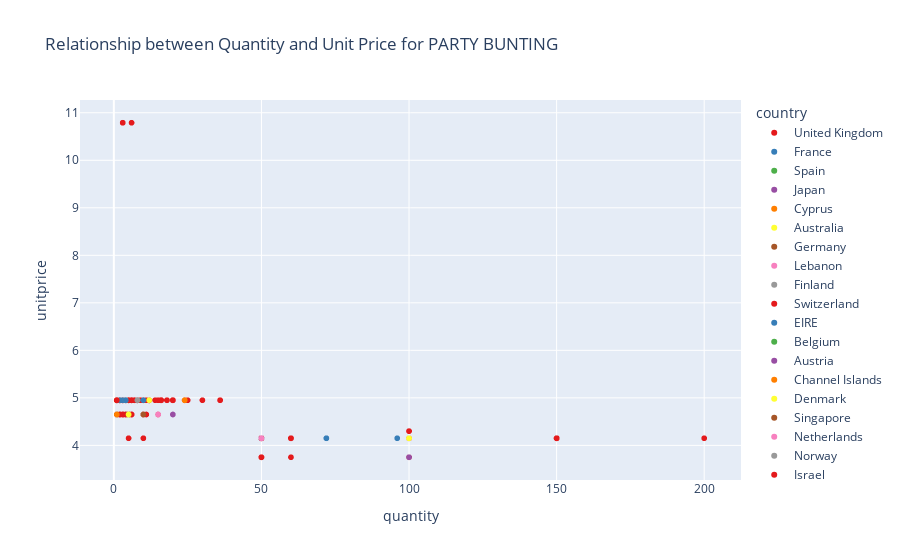

Notebook cell for this chart:
### Markdown cell above
## 3. Create an interactive scatter plot showing the relationship between average quantity (x-axis) and average unit price (y-axis) for the product PARTY BUNTING with the plot points color-coded by country (categories).

### Code cell
product_name = 'PARTY BUNTING'
df_filtered = df[df['description'] == product_name]

fig = px.scatter(df_filtered, x='quantity', y='unitprice', color='country',title=f'Relationship between Quantity and Unit Price for {product_name}',labels={'Quantity': 'Average Quantity', 'UnitPrice': 'Average Unit Price'},color_discrete_sequence=px.colors.qualitative.Set1)

fig.show()

### Figure 1 — Plotly figure (JSON) as saved in the notebook; plotly's stock layout.template omitted (floating-point values rounded to 4 significant figures; data arrays with more than 128 entries replaced by an {"elided": "..."} marker saying what was removed)
{"data": [{"hovertemplate": "country=United Kingdom<br>quantity=%{x}<br>unitprice=%{y}<extra></extra>", "legendgroup": "United Kingdom", "marker": {"color": "rgb(228,26,28)", "symbol": "circle"}, "mode": "markers", "name": "United Kingdom", "showlegend": true, "type": "scattergl", "x": {"elided": "1307 int values"}, "xaxis": "x", "y": {"elided": "1307 float values"}, "yaxis": "y"}, {"hovertemplate": "country=France<br>quantity=%{x}<br>unitprice=%{y}<extra></extra>", "legendgroup": "France", "marker": {"color": "rgb(55,126,184)", "symbol": "circle"}, "mode": "markers", "name": "France", "showlegend": true, "type": "scattergl", "x": [5, 5, 10, 12, 2, 12, 4, 4, 4, 4, 12, 8, 4, 4, 4, 4, 4, 4, 4, 4, 4, 8], "xaxis": "x", "y": [4.65, 4.65, 4.95, 4.95, 4.95, 4.95, 4.95, 4.95, 4.95, 4.95, 4.95, 4.95, 4.95, 4.95, 4.95, 4.95, 4.95, 4.95, 4.95, 4.95, 4.95, 4.95], "yaxis": "y"}, {"hovertemplate": "country=Spain<br>quantity=%{x}<br>unitprice=%{y}<extra></extra>", "legendgroup": "Spain", "marker": {"color": "rgb(77,175,74)", "symbol": "circle"}, "mode": "markers", "name": "Spain", "showlegend": true, "type": "scattergl", "x": [1, 5, 5, 8, 4, 3, 4, 8], "xaxis": "x", "y": [4.65, 4.65, 4.65, 4.95, 4.95, 4.95, 4.95, 4.95], "yaxis": "y"}, {"hovertemplate": "country=Japan<br>quantity=%{x}<br>unitprice=%{y}<extra></extra>", "legendgroup": "Japan", "marker": {"color": "rgb(152,78,163)", "symbol": "circle"}, "mode": "markers", "name": "Japan", "showlegend": true, "type": "scattergl", "x": [20, 100, 50], "xaxis": "x", "y": [4.65, 3.75, 4.15], "yaxis": "y"}, {"hovertemplate": "country=Cyprus<br>quantity=%{x}<br>unitprice=%{y}<extra></extra>", "legendgroup": "Cyprus", "marker": {"color": "rgb(255,127,0)", "symbol": "circle"}, "mode": "markers", "name": "Cyprus", "showlegend": true, "type": "scattergl", "x": [1, 5, 1], "xaxis": "x", "y": [4.65, 4.65, 4.95], "yaxis": "y"}, {"hovertemplate": "country=Australia<br>quantity=%{x}<br>unitprice=%{y}<extra></extra>", "legendgroup": "Australia", "marker": {"color": "rgb(255,255,51)", "symbol": "circle"}, "mode": "markers", "name": "Australia", "showlegend": true, "type": "scattergl", "x": [5, 4, 12, 100, 24, 8, 100, 12], "xaxis": "x", "y": [4.65, 4.95, 4.95, 4.15, 4.95, 4.95, 4.15, 4.95], "yaxis": "y"}, {"hovertemplate": "country=Germany<br>quantity=%{x}<br>unitprice=%{y}<extra></extra>", "legendgroup": "Germany", "marker": {"color": "rgb(166,86,40)", "symbol": "circle"}, "mode": "markers", "name": "Germany", "showlegend": true, "type": "scattergl", "x": [10, 4, 4, 8, 8], "xaxis": "x", "y": [4.65, 4.95, 4.95, 4.95, 4.95], "yaxis": "y"}, {"hovertemplate": "country=Lebanon<br>quantity=%{x}<br>unitprice=%{y}<extra></extra>", "legendgroup": "Lebanon", "marker": {"color": "rgb(247,129,191)", "symbol": "circle"}, "mode": "markers", "name": "Lebanon", "showlegend": true, "type": "scattergl", "x": [15], "xaxis": "x", "y": [4.65], "yaxis": "y"}, {"hovertemplate": "country=Finland<br>quantity=%{x}<br>unitprice=%{y}<extra></extra>", "legendgroup": "Finland", "marker": {"color": "rgb(153,153,153)", "symbol": "circle"}, "mode": "markers", "name": "Finland", "showlegend": true, "type": "scattergl", "x": [4, 8], "xaxis": "x", "y": [4.95, 4.95], "yaxis": "y"}, {"hovertemplate": "country=Switzerland<br>quantity=%{x}<br>unitprice=%{y}<extra></extra>", "legendgroup": "Switzerland", "marker": {"color": "rgb(228,26,28)", "symbol": "circle"}, "mode": "markers", "name": "Switzerland", "showlegend": true, "type": "scattergl", "x": [8, 4, 12, 50, 12], "xaxis": "x", "y": [4.95, 4.95, 4.95, 4.15, 4.95], "yaxis": "y"}, {"hovertemplate": "country=EIRE<br>quantity=%{x}<br>unitprice=%{y}<extra></extra>", "legendgroup": "EIRE", "marker": {"color": "rgb(55,126,184)", "symbol": "circle"}, "mode": "markers", "name": "EIRE", "showlegend": true, "type": "scattergl", "x": [4, 50, 4, 8, 50, 4, 72, 4, 72, 4, 3, 4, 4, 4, 8, 4, 4, 96, 4], "xaxis": "x", "y": [4.95, 4.15, 4.95, 4.95, 4.15, 4.95, 4.15, 4.95, 4.15, 4.95, 4.95, 4.95, 4.95, 4.95, 4.95, 4.95, 4.95, 4.15, 4.95], "yaxis": "y"}, {"hovertemplate": "country=Belgium<br>quantity=%{x}<br>unitprice=%{y}<extra></extra>", "legendgroup": "Belgium", "marker": {"color": "rgb(77,175,74)", "symbol": "circle"}, "mode": "markers", "name": "Belgium", "showlegend": true, "type": "scattergl", "x": [4, 4], "xaxis": "x", "y": [4.95, 4.95], "yaxis": "y"}, {"hovertemplate": "country=Austria<br>quantity=%{x}<br>unitprice=%{y}<extra></extra>", "legendgroup": "Austria", "marker": {"color": "rgb(152,78,163)", "symbol": "circle"}, "mode": "markers", "name": "Austria", "showlegend": true, "type": "scattergl", "x": [8], "xaxis": "x", "y": [4.95], "yaxis": "y"}, {"hovertemplate": "country=Channel Islands<br>quantity=%{x}<br>unitprice=%{y}<extra></extra>", "legendgroup": "Channel Islands", "marker": {"color": "rgb(255,127,0)", "symbol": "circle"}, "mode": "markers", "name": "Channel Islands", "showlegend": true, "type": "scattergl", "x": [12, 4, 24], "xaxis": "x", "y": [4.95, 4.95, 4.95], "yaxis": "y"}, {"hovertemplate": "country=Denmark<br>quantity=%{x}<br>unitprice=%{y}<extra></extra>", "legendgroup": "Denmark", "marker": {"color": "rgb(255,255,51)", "symbol": "circle"}, "mode": "markers", "name": "Denmark", "showlegend": true, "type": "scattergl", "x": [12], "xaxis": "x", "y": [4.95], "yaxis": "y"}, {"hovertemplate": "country=Singapore<br>quantity=%{x}<br>unitprice=%{y}<extra></extra>", "legendgroup": "Singapore", "marker": {"color": "rgb(166,86,40)", "symbol": "circle"}, "mode": "markers", "name": "Singapore", "showlegend": true, "type": "scattergl", "x": [8], "xaxis": "x", "y": [4.95], "yaxis": "y"}, {"hovertemplate": "country=Netherlands<br>quantity=%{x}<br>unitprice=%{y}<extra></extra>", "legendgroup": "Netherlands", "marker": {"color": "rgb(247,129,191)", "symbol": "circle"}, "mode": "markers", "name": "Netherlands", "showlegend": true, "type": "scattergl", "x": [50], "xaxis": "x", "y": [4.15], "yaxis": "y"}, {"hovertemplate": "country=Norway<br>quantity=%{x}<br>unitprice=%{y}<extra></extra>", "legendgroup": "Norway", "marker": {"color": "rgb(153,153,153)", "symbol": "circle"}, "mode": "markers", "name": "Norway", "showlegend": true, "type": "scattergl", "x": [4, 8], "xaxis": "x", "y": [4.95, 4.95], "yaxis": "y"}, {"hovertemplate": "country=Israel<br>quantity=%{x}<br>unitprice=%{y}<extra></extra>", "legendgroup": "Israel", "marker": {"color": "rgb(228,26,28)", "symbol": "circle"}, "mode": "markers", "name": "Israel", "showlegend": true, "type": "scattergl", "x": [1], "xaxis": "x", "y": [4.95], "yaxis": "y"}, {"hovertemplate": "country=South Africa<br>quantity=%{x}<br>unitprice=%{y}<extra></extra>", "legendgroup": "South Africa", "marker": {"color": "rgb(55,126,184)", "symbol": "circle"}, "mode": "markers", "name": "South Africa", "showlegend": true, "type": "scattergl", "x": [4], "xaxis": "x", "y": [4.95], "yaxis": "y"}], "layout": {"legend": {"title": {"text": "country"}, "tracegroupgap": 0}, "title": {"text": "Relationship between Quantity and Unit Price for PARTY BUNTING"}, "xaxis": {"anchor": "y", "domain": [0, 1], "title": {"text": "quantity"}}, "yaxis": {"anchor": "x", "domain": [0, 1], "title": {"text": "unitprice"}}}}
